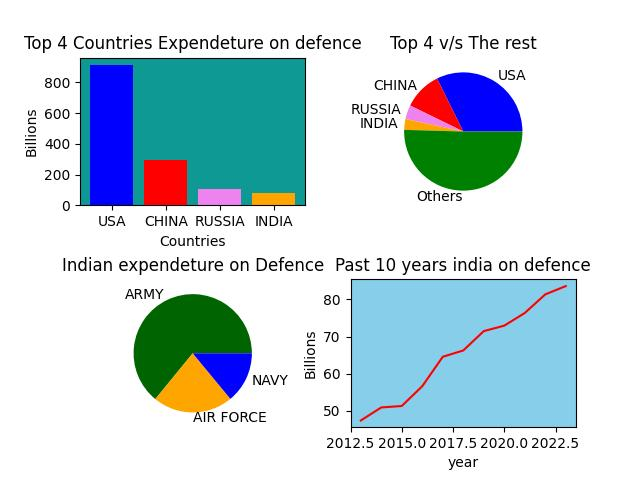

The Python source for this figure:
import matplotlib.pyplot as plt

fig,axs=plt.subplots(2,2)
fig1_name=["USA","CHINA","RUSSIA","INDIA"]
fig1_values=[916,296,109,83.6]
fig1_colors=["blue","Red","VIOLET","orange"]

axs[0][0].bar(x=fig1_name,height=fig1_values,color=fig1_colors)
axs[0][0].set_title("Top 4 Countries Expendeture on defence")
axs[0][0].set_xlabel("Countries")
axs[0][0].set_ylabel("Billions")
axs[0][0].set_facecolor("#0f9995")

axs[0][1].pie(x=fig1_values+[1430],labels=fig1_name+["Others"],colors=fig1_colors+["GREEN"])
axs[0][1].set_title("Top 4 v/s The rest")

india_names=["ARMY","AIR FORCE","NAVY"]
indian_colours=["DARKGREEN",'ORANGE',"BLUE"]
indian_values=[33.4,11.4,7.3]

axs[1][0].pie(x=indian_values,labels=india_names,colors=indian_colours)
axs[1][0].set_title("Indian expendeture on Defence")

costs=[47.40,50.91,51.30,56.64,64.56,66.26,71.47,72.94,76.35,81.36,83.6]
years=[x for x in range(2013,2024)]

axs[1][1].plot(years,costs,color="RED")
axs[1][1].set_title("Past 10 years india on defence")
axs[1][1].set_xlabel("year")
axs[1][1].set_ylabel("Billions")
axs[1][1].set_facecolor('skyblue')

plt.subplots_adjust(wspace=0.2, hspace=0.5)

plt.savefig("bar pie and line.jpg")